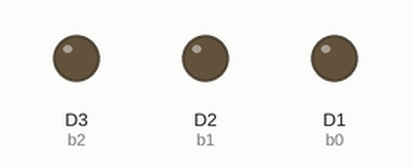
A sketch run on a simulated ESP8266 (NodeMCU). On the bench: output pins drawn as LEDs (lit = HIGH).

Above: at 0.5 s.
At 2.5 s:
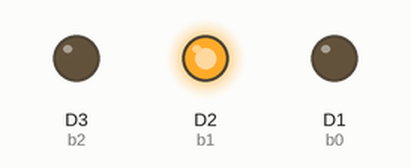
At 3.5 s:
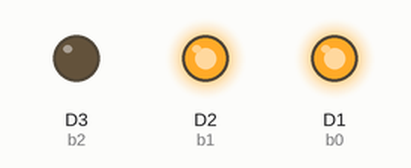
At 4.5 s:
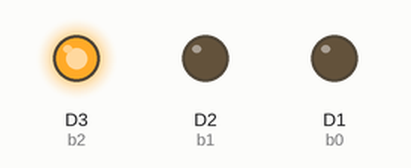
At 6.5 s:
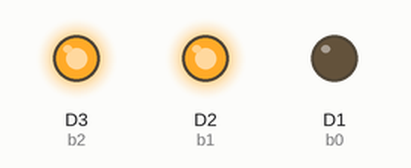
At 9.5 s:
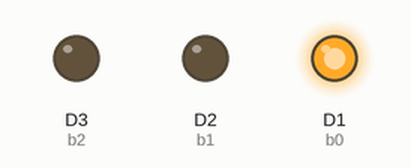
Timing chart, 0 to 10.4 s (numbered marks = the images above):
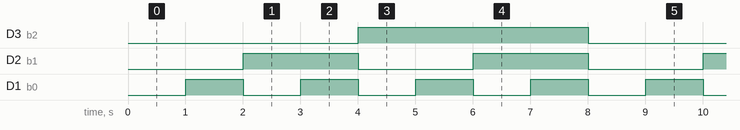

The sketch:

2.ino
```cpp
const int b0 = D1;
const int b1 = D2;
const int b2 = D3;

int counter = 7;

void setup() {

  pinMode(b0, OUTPUT);
  pinMode(b1, OUTPUT);
  pinMode(b2, OUTPUT);

}

void loop() {

  counter++;
  if (counter == 8)
    counter = 0;

  char binary[4];
  int temp = counter + 8;
  itoa(temp, binary, 2);

  digitalWrite(b0, binary[3] == '1' ? HIGH : LOW);
  digitalWrite(b1, binary[2] == '1' ? HIGH : LOW);
  digitalWrite(b2, binary[1] == '1' ? HIGH : LOW);

  delay(1000);

}
```

Measured:
- by itself, D3 (b2): alternates HIGH for 4.0 s and LOW for 4.0 s
- by itself, D2 (b1): alternates HIGH for 2.0 s and LOW for 2.0 s
- by itself, D1 (b0): alternates HIGH for 1.0 s and LOW for 1.0 s
